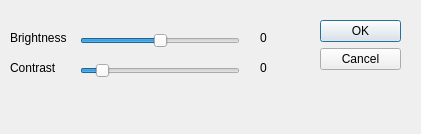
<?xml version="1.0" encoding="UTF-8"?>
<ui version="4.0">
 <class>dialog_brightness_contrast</class>
 <widget class="QDialog" name="dialog_brightness_contrast">
  <property name="enabled">
   <bool>true</bool>
  </property>
  <property name="geometry">
   <rect>
    <x>0</x>
    <y>0</y>
    <width>421</width>
    <height>134</height>
   </rect>
  </property>
  <property name="windowTitle">
   <string>Change Brightness and Contrast</string>
  </property>
  <widget class="QDialogButtonBox" name="btnbox">
   <property name="geometry">
    <rect>
     <x>320</x>
     <y>20</y>
     <width>81</width>
     <height>91</height>
    </rect>
   </property>
   <property name="orientation">
    <enum>Qt::Vertical</enum>
   </property>
   <property name="standardButtons">
    <set>QDialogButtonBox::Cancel|QDialogButtonBox::Ok</set>
   </property>
   <property name="centerButtons">
    <bool>false</bool>
   </property>
  </widget>
  <widget class="QSlider" name="hslider_brightness">
   <property name="geometry">
    <rect>
     <x>80</x>
     <y>30</y>
     <width>160</width>
     <height>22</height>
    </rect>
   </property>
   <property name="minimum">
    <number>-100</number>
   </property>
   <property name="maximum">
    <number>100</number>
   </property>
   <property name="value">
    <number>0</number>
   </property>
   <property name="orientation">
    <enum>Qt::Horizontal</enum>
   </property>
  </widget>
  <widget class="QLabel" name="lbl_brightness">
   <property name="geometry">
    <rect>
     <x>10</x>
     <y>30</y>
     <width>71</width>
     <height>16</height>
    </rect>
   </property>
   <property name="text">
    <string>Brightness</string>
   </property>
  </widget>
  <widget class="QLabel" name="lbl_brightness_value">
   <property name="geometry">
    <rect>
     <x>260</x>
     <y>30</y>
     <width>47</width>
     <height>16</height>
    </rect>
   </property>
   <property name="text">
    <string>0</string>
   </property>
  </widget>
  <widget class="QLabel" name="lbl_contrast">
   <property name="geometry">
    <rect>
     <x>10</x>
     <y>60</y>
     <width>71</width>
     <height>16</height>
    </rect>
   </property>
   <property name="text">
    <string>Contrast</string>
   </property>
  </widget>
  <widget class="QLabel" name="lbl_contrast_value">
   <property name="geometry">
    <rect>
     <x>260</x>
     <y>60</y>
     <width>47</width>
     <height>16</height>
    </rect>
   </property>
   <property name="text">
    <string>0</string>
   </property>
  </widget>
  <widget class="QSlider" name="hslider_contrast">
   <property name="geometry">
    <rect>
     <x>80</x>
     <y>60</y>
     <width>160</width>
     <height>22</height>
    </rect>
   </property>
   <property name="minimum">
    <number>0</number>
   </property>
   <property name="maximum">
    <number>100</number>
   </property>
   <property name="pageStep">
    <number>1</number>
   </property>
   <property name="value">
    <number>10</number>
   </property>
   <property name="sliderPosition">
    <number>10</number>
   </property>
   <property name="orientation">
    <enum>Qt::Horizontal</enum>
   </property>
  </widget>
 </widget>
 <resources/>
 <connections>
  <connection>
   <sender>btnbox</sender>
   <signal>accepted()</signal>
   <receiver>dialog_brightness_contrast</receiver>
   <slot>accept()</slot>
   <hints>
    <hint type="sourcelabel">
     <x>320</x>
     <y>110</y>
    </hint>
    <hint type="destinationlabel">
     <x>157</x>
     <y>133</y>
    </hint>
   </hints>
  </connection>
  <connection>
   <sender>btnbox</sender>
   <signal>rejected()</signal>
   <receiver>dialog_brightness_contrast</receiver>
   <slot>reject()</slot>
   <hints>
    <hint type="sourcelabel">
     <x>346</x>
     <y>110</y>
    </hint>
    <hint type="destinationlabel">
     <x>286</x>
     <y>133</y>
    </hint>
   </hints>
  </connection>
  <connection>
   <sender>hslider_brightness</sender>
   <signal>valueChanged(int)</signal>
   <receiver>lbl_brightness_value</receiver>
   <slot>setNum(int)</slot>
   <hints>
    <hint type="sourcelabel">
     <x>199</x>
     <y>44</y>
    </hint>
    <hint type="destinationlabel">
     <x>268</x>
     <y>34</y>
    </hint>
   </hints>
  </connection>
 </connections>
</ui>
